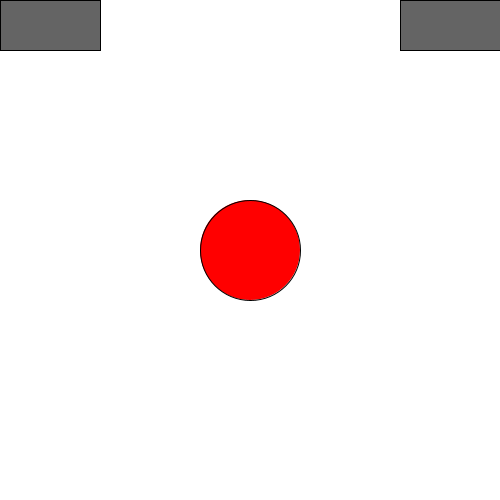
Frame 1 (no input)
Frame 60 (the mouse pressed at the canvas centre just before this capture): identical to frame 1, image omitted
Frame 120 (the mouse held since frame 60 and released just before this capture): identical to frame 1, image omitted

The Processing sketch that drew this single still picture (run headless with seeded random() and noise(); from frame 60 on, the mouse is pressed at the canvas centre):

// Processing sketch: muevoConBotones
// ── muevoConBotones.pde

int px, py;

void setup() {
  size(500, 500);
  px = width/2;
  py = height/2;
}
void draw() {
  background(255);
  fill(100);
  rect(0, 0, 100, 50);
  rect(width-100, 0, 100, 50);
  fill(255, 0, 0);
  ellipse(px, py, 100, 100);
}
void mousePressed() {
  if (mouseX>0 && mouseX<100 && mouseY > 0 && mouseY< 50) {
    px -= 10;
  }
  if (mouseX>width-100 && mouseX<width && mouseY < 50) {
    px += 10;
  }
}
